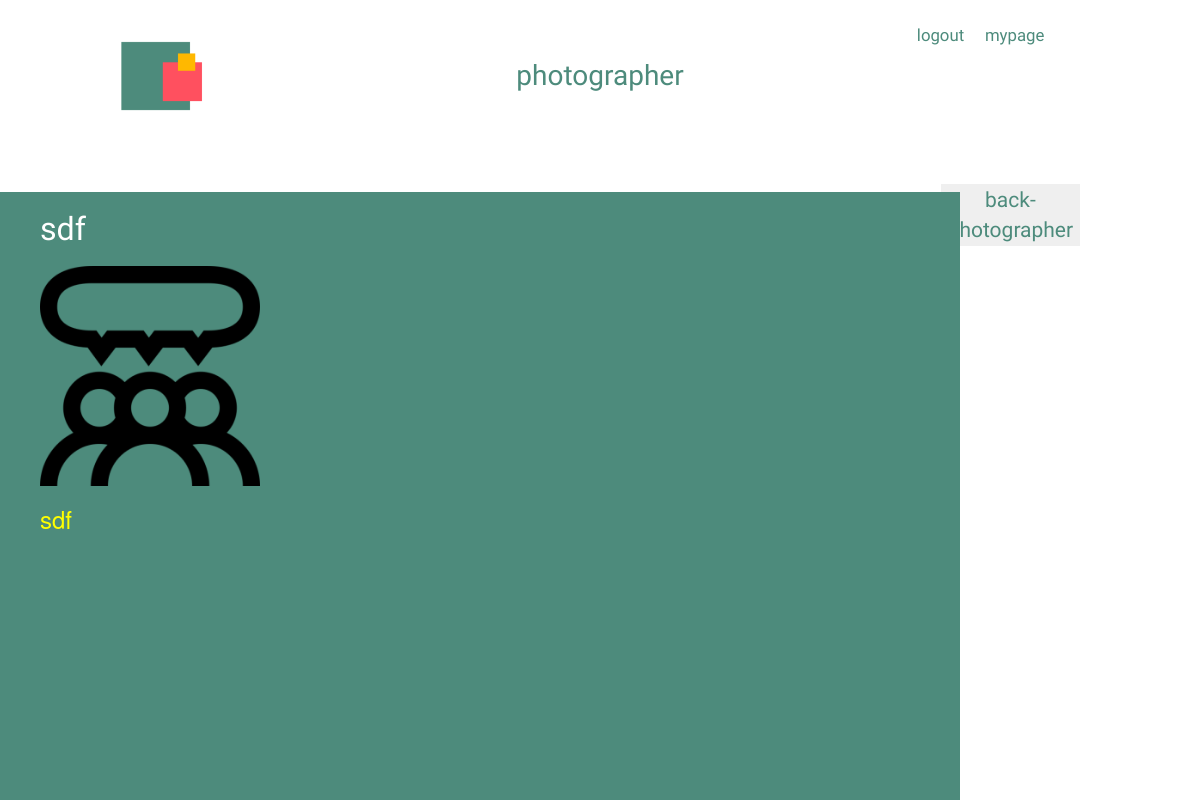
Screenshot of /posts/photo/detail/1/ with the database file from the repository.
### posts/models.py (models this page shows, shortened)
class Photo(models.Model):
    title = models.CharField(max_length=20)
    text = models.TextField(default='', null=True, blank=True)
    image1 = models.ImageField(upload_to = 'images/')
    image2 = models.ImageField(upload_to = 'images/', default='', null=True, blank=True)
    image3 = models.ImageField(upload_to = 'images/', default='', null=True, blank=True)
    image4 = models.ImageField(upload_to = 'images/', default='', null=True, blank=True)
    image5 = models.ImageField(upload_to = 'images/', default='', null=True, blank=True)
    thumbnail = ImageSpecField(source='image1', processors=[ResizeToFill(120,80)], format='JPEG')
    CATEGORY_CHOICES = (
        ('큐티', '큐티'),
        ('청량', '청량'),
        ('흑백사진', '흑백사진'),
        ('플러스모델', '플러스모델'),
    )
    category = models.CharField(max_length=5, choices=CATEGORY_CHOICES, null=True)

### posts/views.py (the view)
# urls.py: path('photo/detail/<int:photo_id>/', views.photo_detail, name="photo_detail"),
def photo_detail(request, photo_id):
    photo_post_detail = Photo.objects.get(pk=photo_id)
    return render(request, 'photo/photo_detail.html', {'photo_post_detail': photo_post_detail})

### posts/templates/photo/photo_detail.html (shortened to what this page needs)
<head>
    {% load  staticfiles %}
    <link rel="stylesheet" href="{% static 'css/style.css' %}">
    <link rel="stylesheet" href="https://stackpath.bootstrapcdn.com/bootstrap/4.3.1/css/bootstrap.min.css">
    <link rel="stylesheet" href="https://maxcdn.bootstrapcdn.com/bootstrap/3.3.2/css/bootstrap.min.css">
</head>
<body>
                <a href="../../../user/templates/user/home.html">
    <img class="logo" src="../../../static/image/logo.png" alt="">
</a>
            <div class="title">
                <p>photographer</p>
            </div>
            <div class="category">
                <a href="">logout</a>
                <a href="">mypage</a>
            </div>
<div class="uploadpost">
        <a href="{% url 'photo' %}"><button class="fifth">back-photographer</button></a>
</div>
                <div class="edde">
                </div>
<div class="detail_cut">
    <ul>
        <h2>{{ photo_post_detail.title }}</h2>
        {% if photo_post_detail.image1 != '' %}
        <img src="{{ photo_post_detail.image1.url }}" width = "220" alt = "{{ photo_post_detail.title }}">
        {% endif %}
        <h3>{{ photo_post_detail.text }}</h3>
        <br>
    </ul>
</div>
</body>

### posts/static/css/style.css (style rules this page uses)
body { margin: 0; padding: 0; }
.logo { z-index: 1; position: fixed; top: 5%; left: 10%; width: 7%; }
.title { z-index: 1; position: absolute; display: inline; top: 7%; left: 0; width: 100%; height: 1%; }
.title > p { position: relative; text-align: center; font-family: 'Lacquer', sans-serif; color: rgb(77,139,124); font-size: 2em; margin-top: 0; padding-top: 0; }
.category { z-index: 2; top: 3%; left: 75%; position: absolute; display: inline; }
.category > a { font-family: 'Lacquer', sans-serif; color: rgb(77,139,124); font-size: 1.2em; text-decoration: none; margin-left: 1em; }
.uploadpost { position: fixed; top: 23%; right: 10%; font-family: 'Lacquer', sans-serif; }
.uploadpost > a > .fifth { border: white; font-size: 1.5em; color: rgb(77,139,124); margin-left: 26%; margin-right: 0; }
.edde { position: relative; left: 80%; top: 40%; width: 20%; height: 30%; }
.detail_cut > ul >h2 { color: white; font-family: 'Lacquer', sans-serif; font-size: 2.3em; margin-bottom: 2%; }
.detail_cut > ul > h3 { color: yellow; margin-right: 1%; }
.detail_cut > ul { z-index: 1; position: fixed; display: inline; top: 24%; left: 0; width: 80%; height: 100%; background-color: rgb(77,139,124); }

### rows the page displays
Photo: title "sdf", image1 (picture), text "sdf"
